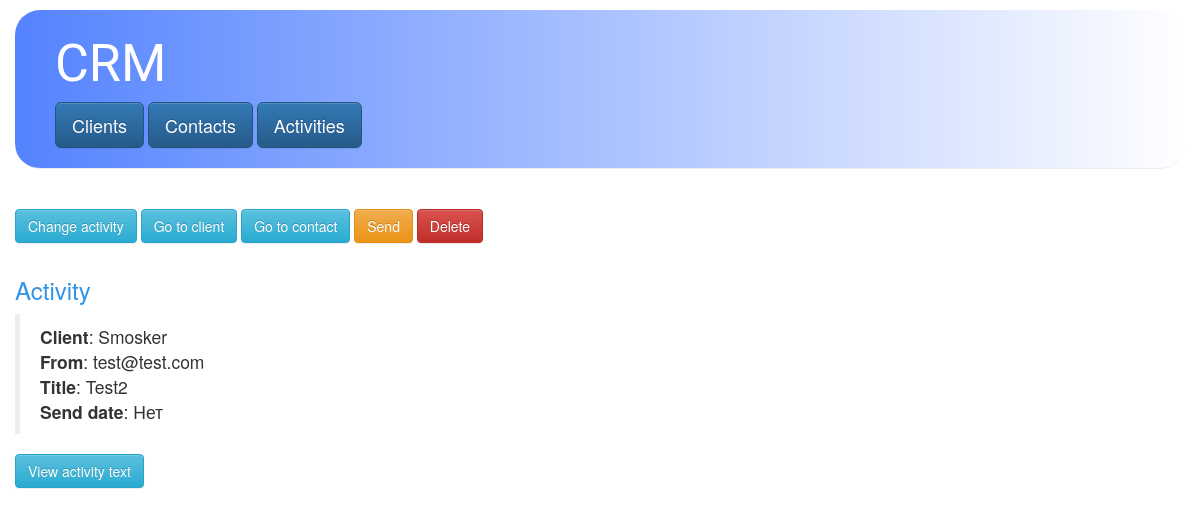
Page /crm/activities/1/ on the earlier database version.
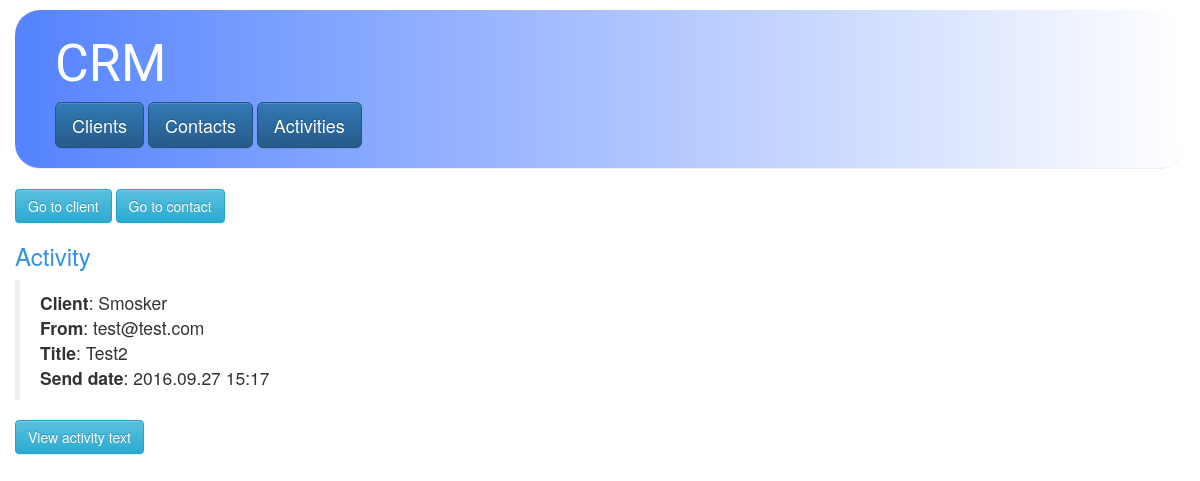
Same page on the later database version.
### crm/models.py (models this page shows, shortened)
class Activity(models.Model):
    title = models.CharField(max_length=30)
    text = models.CharField(max_length=10000)
    client = models.ForeignKey(Client, on_delete=models.PROTECT)
    contact = models.ForeignKey(Contact, on_delete=models.PROTECT,limit_choices_to={'active': True})
    send_date = models.DateTimeField(null=True,blank=True)
    def is_send(self):
        return self.send_date != None
    def str_with_html(self):
        send_date = self.send_date.strftime("%Y.%m.%d %H:%M") if self.send_date else u'Нет'
        return u'<b>Client</b>: {}\n <b>From</b>: {}\n<b>Title</b>: {}\n<b>Send date</b>: {}'.format(self.client.name,self.contact.email,self.title,send_date)

class Client(models.Model):
    name = models.CharField(max_length=200)
    loyal = models.BooleanField(default=False)
    def __unicode__(self):
        return u'Name: {} Id: {} Loyal: {}'.format(self.name,self.id, self.loyal)

class Contact(models.Model):
    first_name = models.CharField(max_length=200)
    last_name = models.CharField(max_length=200)
    email = models.EmailField()
    phone = models.IntegerField()
    client = models.ForeignKey(Client, on_delete=models.SET_NULL,null=True,blank=True)
    active = models.BooleanField(default=True)
    def __unicode__(self):
        template = u'First name: {} Last name: {} Email: {} Phone: {} Active: {} Client name: {}'
        return template.format(self.first_name,self.last_name,
                          self.email,str(self.phone),
                          str(self.active),self.client.name if self.client else '--')

### crm/views.py (the view, shortened to what this page needs)
# urls.py: url(r'^activities/(?P<pk>[0-9]+)/$', views.DistinctActivity.as_view(), name='activity'),
class DistinctActivity(Distinct):
    form_class = ActivityCreation
    model = Activity
    template_name = 'crm/activity_detail.html'
    all_template = 'activities'
    distinct_template = 'activity'

### crm/forms.py
class ActivityCreation(forms.ModelForm):
    class Meta:
        model = Activity
        fields = ('title',
                  'text',
                  'client',
                  'contact')
        widgets = {
            'text': forms.Textarea(),
        }

### crm/templates/crm/activity_detail.html (shortened to what this page needs)
{% extends 'crm/base.html' %}
{% block content %}
{% load bootstrap %}
{% if not activity.is_send %}
    <button class="btn btn-s btn-info" data-toggle="collapse" data-target="#hide-me">Change activity</button>
{% endif %}
<a href="{% url 'crm:client' activity.client.id%}" class="btn btn-s btn-info">{{ "Go to client" }}</a>
<a href="{% url 'crm:contact' activity.contact.id%}" class="btn btn-s btn-info">{{ "Go to contact" }}</a>
{% if not activity.is_send %}
<form  method="post" >
  <br>
  <input type="submit" value="Send" class="btn btn-s btn-warning" onclick="return confirm('Are you sure?')"/>
</form>
<form  method="post">
  <input type="submit" value="Delete" onclick="return confirm('Are you sure?')" class="btn btn-s btn-danger"/>
</form>
{% endif %}
<h3>{{ "Activity" }}</h3>
<blockquote>
{{activity.str_with_html|safe|linebreaks}}
</blockquote>
<button class="btn btn-s btn-info" data-toggle="collapse" data-target="#hide-me2">View activity text</button>
{% endblock content %}

Differences in the rows shown:
changed Activity: str_with_html "Client : Smosker From : test@test.com Title : Test2 Send date : Нет" → "Client : Smosker From : test@test.com Title : Test2 Send date : 2016.09.27 15:17"
Other differences:
form field value: "Send" → (not shown)
form field value: "Delete" → (not shown)
text no longer shown: "Change activity"
